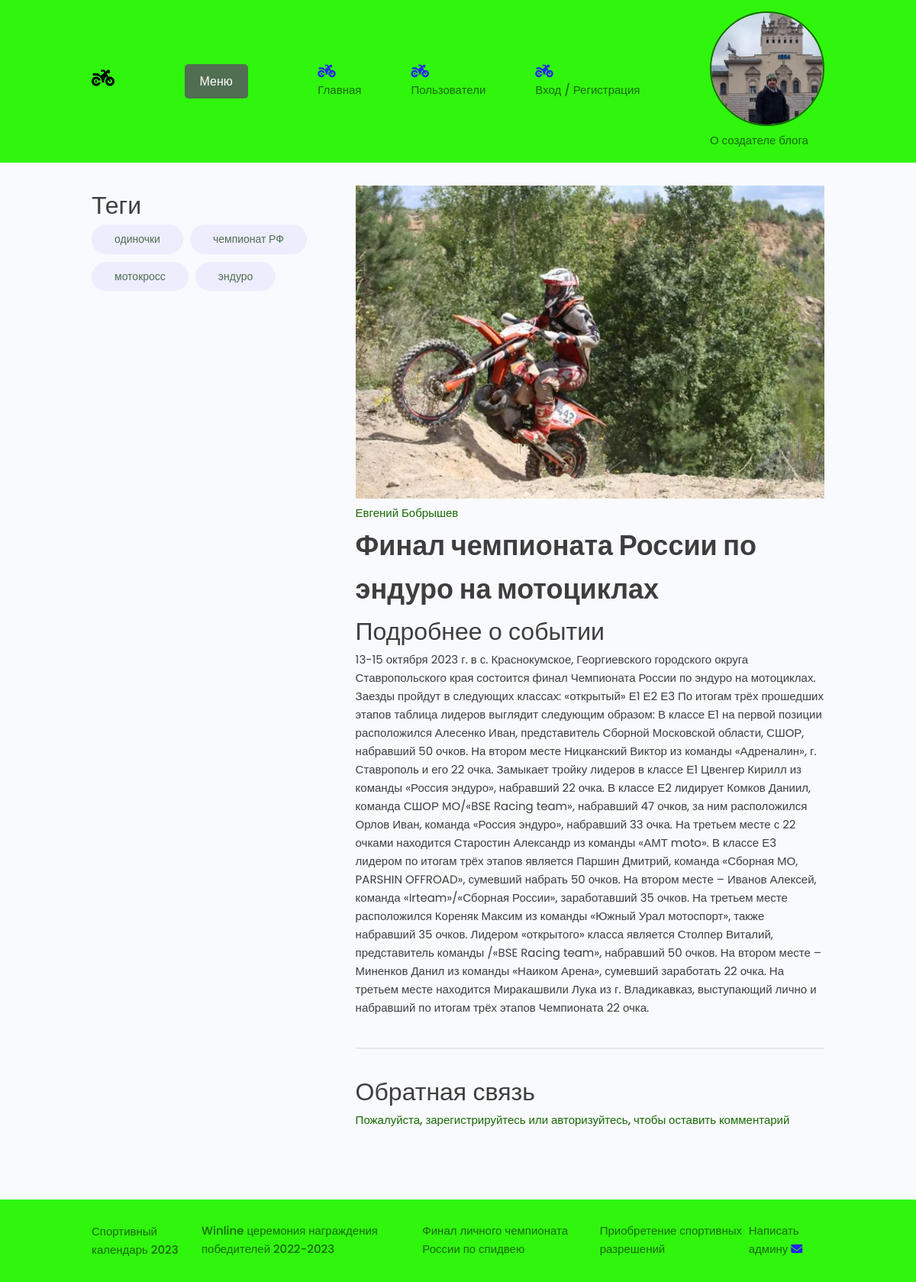
Screenshot of /blogs/8/ with the database file from the repository.
### blogs/models.py (models this page shows, shortened)
class Tag(models.Model):
    name = models.CharField(max_length=50)
    created = models.DateTimeField(auto_now_add=True)
    def __str__(self):
        return self.name

class Blog(models.Model):
    owner = models.ForeignKey(Profiles, on_delete=models.SET_NULL, blank=True, null=True, verbose_name='Автор')
    title = models.CharField(max_length=250, verbose_name='Заголовок')
    text = models.TextField(null=True, blank=True, verbose_name='Текст новости')
    image = models.ImageField(null=True, blank=True, upload_to="blogs/%Y/%m",
                              default='default.jpg', verbose_name='Изображение')
    video = EmbedVideoField(blank=True, verbose_name='Ссылка на видео')
    source_link = models.CharField(max_length=2000, null=True, blank=True, verbose_name='Ссылка на источник')
    tags = models.ManyToManyField('Tag', blank=True, verbose_name='Тег')
    created = models.DateTimeField(auto_now_add=True)
    class Meta:
        ordering = ['-created']

### users/models.py (models this page shows, shortened)
class Profiles(models.Model):
    user = models.OneToOneField(User, on_delete=models.CASCADE, null=True, blank=True)
    name = models.CharField(max_length=200, null=True, blank=True)
    email = models.EmailField(max_length=200, null=True, blank=True)
    username = models.CharField(max_length=200, null=True, blank=True)
    short_info = models.CharField(max_length=300, null=True, blank=True)
    bio = models.TextField(null=True, blank=True)
    profile_image = models.ImageField(upload_to='profiles/', blank=True, null=True,
                                      default='profiles/user-default.png')
    social_youtube = models.CharField(max_length=200, null=True, blank=True)
    social_vk = models.CharField(max_length=200, null=True, blank=True)
    created = models.DateTimeField(auto_now_add=True)

### blogs/views.py (the view, shortened to what this page needs)
# urls.py: path('blogs/<str:pk>/', views.blog, name='blog'),
def blog(request, pk):
    form = ReviewForm()
    blog_obj = Blog.objects.get(id=pk)
    context = {'blog': blog_obj, 'form': form}
    return render(request, 'blogs/single-blog.html', context)

### blogs/templates/blogs/single-blog.html (shortened to what this page needs)
{% extends 'blogs/base.html' %}
{% load embed_video_tags %}
{% block content %}
  <main class="singleBlog my-md">
    <div class="container">
      <div class="layout">
        <div class="column column--1of3">
          <h3 class="singleBlog__subtitle">Теги</h3>
          <div class="singleBlog__toolStack">
              {% for tag in blog.tags.all %}
            <span class="tag tag--pill tag--sub tag--lg">
              <small>{{ tag }}</small>
            </span>
              {% endfor %}
          </div>
        </div>
        <div class="column column--2of3">
          <img class="singleBlog__preview" src="{{ blog.image.url }}" alt="portfolio thumbnail" />
          <a href="{% url 'user_profile' blog.owner.id %}" class="singleProject__developer">{{ blog.owner.name }}</a>
          <h2 class="singleProject__title">{{ blog.title }}</h2>
          <h3 class="singleProject__subtitle">Подробнее о событии</h3>
          <div class="singleProject__info">
            {{ blog.text }}
          </div>
          <div class="comments">
            <h3 class="singleBlog__subtitle">Обратная связь</h3>
            {% if request.user.profiles.id in blog.reviewers %}
            <p>Вы уже оставляли комментарий к этой новости</p>
            {% elif request.user.profiles == blog.owner %}
            <p>Вы не можете комментировать свои новости</p>
            {% else %}
            <a href="{% url 'login' %}">Пожалуйста, зарегистрируйтесь или авторизуйтесь, чтобы оставить комментарий</a>
            {% endif %}
          </div>
        </div>
      </div>
    </div>
  </main>
{% endblock %}

### blogs/static/styles/app.css (style rules this page uses)
:root { --color-sub: #30f50d; }
img { width: 100%; }
.singleBlog .column--1of3 { order: 2; }
@media screen and (min-width: 1081px) { .singleBlog .column--1of3 { order: 1; } }
@media screen and (min-width: 1081px) { .singleBlog .column--2of3 { order: 2; } }
.comments { margin-top: 4rem; padding-top: 3rem; border-top: 2px solid var(--color-light); }

### blogs/static/uikit/styles/modules/_variables.css (style rules this page uses)
:root { --color-main: #196903; --color-main-light: #6bf06b; --color-sub: #40563f; --color-sub-light: #516e53; --color-sub-lighter: #ededfd; --color-text: #3e3e3e; --color-gray: #8b8b8b; --color-light: #e5e7eb; --color-light-gray: #767676; --color-bg: #f8fafd; --color-white: #fffefd; --color-white-light: #f3f3f3; --color-success: #359e64; --color-success-bg: #def8e8; --color-error: #fc4b0b; --color-error-bg: #fff2ee; --font-base: 'Poppins', arial, helvetica, 'Segoe UI', roboto, ubuntu, sans-serif; --font-monospace: 'Fira Code', 'Courier New', courier, monospace; --font-regular: 300; --font-medium: 500; --font-bold: 700; --generic-shadow: 1px 1px 5px #00000010; --generic-transition: all 0.3s ease-in-out; }

### blogs/static/uikit/styles/modules/_base.css (style rules this page uses)
* { margin: 0; padding: 0; box-sizing: border-box; text-rendering: optimizeLegibility; color: inherit; font-size: inherit; }
html { font-size: 50%; }
@media only screen and (min-width: 480px) { html { font-size: 56.25%; } }
@media only screen and (min-width: 1200px) { html { font-size: 62.5%; } }
body { line-height: 1.6; font-weight: 400; font-size: 1.5rem; color: var(--color-text); background-color: var(--color-bg); min-height: 100vh; }

### blogs/static/uikit/styles/modules/_typography.css (style rules this page uses)
* { font-family: var(--font-base); }
h2 { font-size: 3.6rem; font-weight: var(--font-bold); }
h3 { font-size: 3.2rem; font-weight: var(--font-medium); }
p, span, strong { font-size: 1.6rem; color: var(--color-text); font-weight: var(--font-regular); }
a { padding-bottom: 2px; text-decoration: none; display: inline-block; color: var(--color-main); font-weight: var(--font-medium); }

### blogs/static/uikit/styles/modules/_utilities.css (style rules this page uses)
.container { width: 92%; max-width: 165rem; margin: 0 auto; box-sizing: border-box; }
@media screen and (min-width: 1000px) { .container { width: 90%; } }
@media screen and (min-width: 1200px) { .container { width: 80%; } }
.my-md { margin: 3rem auto; }

### blogs/static/uikit/styles/modules/_tag.css (style rules this page uses)
.tag { display: inline-flex; align-items: center; background-color: var(--color-sub); height: -webkit-fit-content; height: -moz-fit-content; height: fit-content; width: -webkit-fit-content; width: -moz-fit-content; width: fit-content; border-radius: 0.5rem; padding: 0.5rem 1.5rem; font-size: 1.2rem; cursor: pointer; }
.tag:not(:last-child) { margin-right: 0.25rem; margin-bottom: 0.75rem; }
.tag > small { color: var(--color-white); }
.tag--pill { border-radius: 5rem; }
.tag--sub, .tag--sub > small { background: var(--color-sub-lighter); color: var(--color-sub-light); font-weight: 500; }
.tag--lg { padding: 0.8rem 3rem; font-size: 1.4rem; }
.tag--lg:not(:last-child) { margin-right: 0.5rem; margin-bottom: 1rem; }

### blogs/static/uikit/styles/modules/_layout.css (style rules this page uses)
.layout { display: flex; flex-flow: row wrap; justify-content: space-between; }
.layout > .column { margin-bottom: 3rem; }
.layout > .column.column--1of3 { flex-basis: 30%; }
.layout > .column.column--2of3 { flex-basis: 64%; }

### rows the page displays
Tag: name "одиночки"
Tag: name "чемпионат РФ"
Tag: name "мотокросс"
Tag: name "эндуро"
Blog: image (picture), owner.name "Евгений Бобрышев", title "Финал чемпионата России по эндуро на мотоциклах", text "13-15 октября 2023 г. в с. Краснокумское, Георгиевского городского округа Ставропольского края состоится финал Чемпионата России по эндуро на мотоциклах. Заезды пройдут в следующих классах: «открытый» Е1 Е2 Е3 По итогам трёх прошедших этапов таблица лидеров выглядит следующим образом: В классе Е1 на первой позиции расположился Алесенко Иван, представитель Сборной Московской области, СШОР, набравший 50 очков. На втором месте Ницканский Виктор из команды «Адреналин», г. Ставрополь и его 22 очка. Замыкает тройку лидеров в классе Е1 Цвенгер Кирилл из команды «Россия эндуро», набравший 22 очка. В классе Е2 лидирует Комков Даниил, команда СШОР МО/«BSE Racing team», набравший 47 очков, за ним…"
